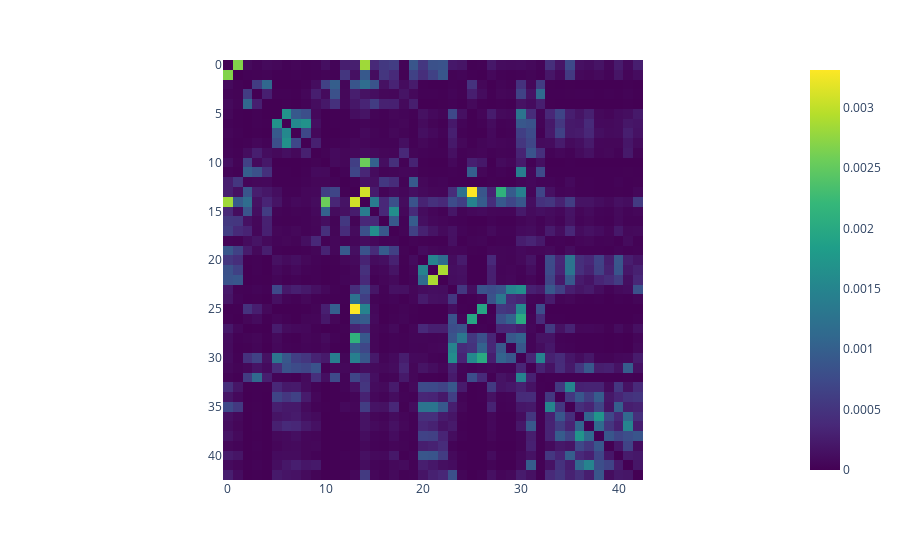

Write notebook code for a chart like this one.
### Code cell
sym_cxcx = 0.5 * (conn_cxcx + conn_cxcx.T)
anti_cxcx = 0.5 * (conn_cxcx - conn_cxcx.T)
sym = (norm(sym_cxcx) - norm(anti_cxcx)) / (norm(sym_cxcx) + norm(anti_cxcx))
print(sym) # if sym ==1 or -1, then conn_cxcx is symmetric. 
px.imshow(sym_cxcx, color_continuous_scale='viridis')
# conn_cxcx_norm
sym_cxcx_norm = 0.5 * (conn_cxcx_norm + conn_cxcx_norm.T)
px.imshow(sym_cxcx_norm, color_continuous_scale='viridis')

### Figure 1 — Plotly figure (JSON) as saved in the notebook; plotly's stock layout.template omitted (floating-point values rounded to 4 significant figures; data arrays with more than 128 entries replaced by an {"elided": "..."} marker saying what was removed)
{"data": [{"coloraxis": "coloraxis", "hovertemplate": "x: %{x}<br>y: %{y}<br>color: %{z}<extra></extra>", "name": "0", "type": "heatmap", "xaxis": "x", "yaxis": "y", "z": {"elided": "43x43 float values"}}], "layout": {"coloraxis": {"colorscale": [[0, "#440154"], [0.1111, "#482878"], [0.2222, "#3e4989"], [0.3333, "#31688e"], [0.4444, "#26828e"], [0.5556, "#1f9e89"], [0.6667, "#35b779"], [0.7778, "#6ece58"], [0.8889, "#b5de2b"], [1, "#fde725"]]}, "margin": {"t": 60}, "xaxis": {"anchor": "y", "constrain": "domain", "domain": [0, 1], "scaleanchor": "y"}, "yaxis": {"anchor": "x", "autorange": "reversed", "constrain": "domain", "domain": [0, 1]}}}
